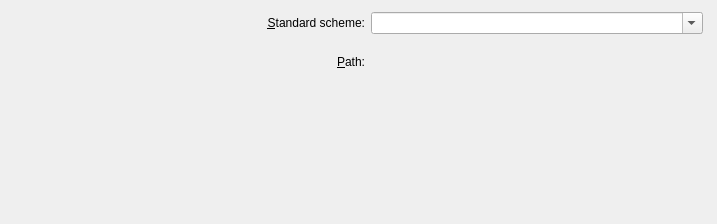
<?xml version="1.0" encoding="UTF-8"?>
<ui version="4.0">
 <author>Michael Jansen</author>
 <class>SelectSchemeDialog</class>
 <widget class="KDialog" name="SelectSchemeDialog">
  <property name="geometry">
   <rect>
    <x>0</x>
    <y>0</y>
    <width>717</width>
    <height>224</height>
   </rect>
  </property>
  <property name="windowTitle">
   <string>Select Shortcut Scheme</string>
  </property>
  <property name="modal">
   <bool>true</bool>
  </property>
  <widget class="QWidget" name="layoutWidget">
   <property name="geometry">
    <rect>
     <x>32</x>
     <y>12</y>
     <width>671</width>
     <height>71</height>
    </rect>
   </property>
   <layout class="QGridLayout" name="gridLayout">
    <item row="0" column="0">
     <widget class="QLabel" name="label">
      <property name="baseSize">
       <size>
        <width>0</width>
        <height>50</height>
       </size>
      </property>
      <property name="whatsThis">
       <string>Select one of the standard KDE shortcut schemes</string>
      </property>
      <property name="text">
       <string>&amp;Standard scheme:</string>
      </property>
      <property name="alignment">
       <set>Qt::AlignRight|Qt::AlignTrailing|Qt::AlignVCenter</set>
      </property>
      <property name="buddy">
       <cstring>m_schemes</cstring>
      </property>
     </widget>
    </item>
    <item row="0" column="1">
     <widget class="KComboBox" name="m_schemes">
      <property name="sizePolicy">
       <sizepolicy hsizetype="Preferred" vsizetype="Fixed">
        <horstretch>0</horstretch>
        <verstretch>0</verstretch>
       </sizepolicy>
      </property>
      <property name="baseSize">
       <size>
        <width>0</width>
        <height>50</height>
       </size>
      </property>
      <property name="editable">
       <bool>true</bool>
      </property>
     </widget>
    </item>
    <item row="1" column="0">
     <widget class="QLabel" name="label_2">
      <property name="minimumSize">
       <size>
        <width>150</width>
        <height>0</height>
       </size>
      </property>
      <property name="sizeIncrement">
       <size>
        <width>1</width>
        <height>0</height>
       </size>
      </property>
      <property name="baseSize">
       <size>
        <width>0</width>
        <height>50</height>
       </size>
      </property>
      <property name="whatsThis">
       <string>Select a shortcut scheme file</string>
      </property>
      <property name="text">
       <string>&amp;Path:</string>
      </property>
      <property name="alignment">
       <set>Qt::AlignRight|Qt::AlignTrailing|Qt::AlignVCenter</set>
      </property>
      <property name="buddy">
       <cstring>m_url</cstring>
      </property>
     </widget>
    </item>
    <item row="1" column="1">
     <widget class="KUrlRequester" name="m_url">
      <property name="sizeIncrement">
       <size>
        <width>3</width>
        <height>0</height>
       </size>
      </property>
      <property name="baseSize">
       <size>
        <width>0</width>
        <height>50</height>
       </size>
      </property>
      <property name="filter">
       <string notr="true">*.kksrc</string>
      </property>
      <property name="clickMessage">
       <string>Select Shortcut Scheme</string>
      </property>
     </widget>
    </item>
   </layout>
  </widget>
 </widget>
 <customwidgets>
  <customwidget>
   <class>KComboBox</class>
   <extends>QComboBox</extends>
   <header>kcombobox.h</header>
  </customwidget>
  <customwidget>
   <class>KDialog</class>
   <extends>QDialog</extends>
   <header>kdialog.h</header>
   <container>1</container>
  </customwidget>
  <customwidget>
   <class>KUrlRequester</class>
   <extends>QFrame</extends>
   <header>kurlrequester.h</header>
  </customwidget>
 </customwidgets>
 <connections/>
</ui>
